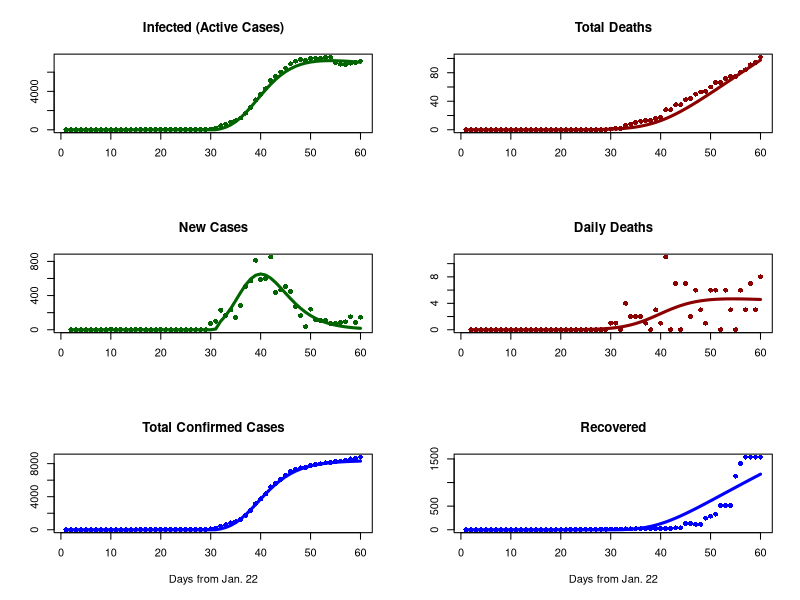
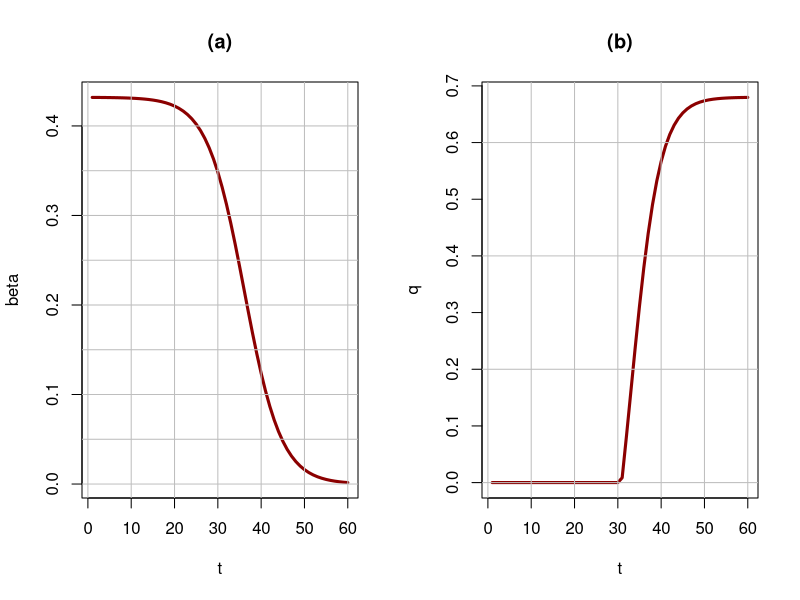

Generate these figures, in order, with R:
### Numerical solution of the SIRD model: Korea
### 24.III.2020 Correction: don't permit q<0

{#########  Solve the SIRD model for given parameter values
  dat <- read.table('CovidDat.csv', sep=",", header=TRUE, stringsAsFactors = 	FALSE)
  dur <- nrow(dat)
  
  ### Initial conditions and parameter valuse
  N <- 50000000  # total population = 50 mln (S. Korea)
  S0 <- N
  I0 <- 0.033
  D0 <- R0 <- 0
  beta0 <- 0.432
  theta <- 0.234
  gamma <- 0.0078
  delta <- 0.00044
  q1 <- -0.36
  q2 <- 0.68
  b_date <- 36.1
  q_date <- 33
  theta_q <- 0.3
  
  ### Calculate trajectory
  model <- data.frame(Time = 1:dur, S=S0, I=I0, R=R0, D=D0)
  pred <- data.frame(Time = 1:dur, I=NA, R=NA, D=NA, C=NA, delC=NA,delD=NA)
  
  for(t in 1:(dur-1)){
    beta <- beta0*(1-1/(1+exp(-theta*(t-b_date))))
    model$S[t+1] <- model$S[t] - beta*model$S[t]*model$I[t]/N
    model$I[t+1] <- model$I[t] + beta*model$S[t]*model$I[t]/N - (gamma+delta)*model$I[t]
    model$R[t+1] <- model$R[t] + gamma*model$I[t]
    model$D[t+1] <- model$D[t] + delta*model$I[t]
  }
  
  ### Data prediction
  pred <- data.frame(Time = 1:dur, I=NA, R=NA, D=NA, C=NA, delC=NA,delD=NA)
  for(t in 1:(dur)){
    q <- q1 + (q2-q1)/(1+exp(-theta_q*(t-q_date))); if(q<0){q=0}
    pred$I[t] <- q*model$I[t]
    pred$R[t] <- q*model$R[t]
    pred$D[t] <- 1*model$D[t]
  }
  pred$C <- pred$I + pred$R + pred$D
  pred$delC[2:dur] <- pred$C[2:dur] - pred$C[1:(dur-1)]
  pred$delD[2:dur] <- pred$D[2:dur] - pred$D[1:(dur-1)]
  
  ### Plot results and calculate the fit
  par(mfrow=c(3,2))
  plot(dat$Time,dat$I, type="p", pch=16, col="dark green", main="Infected (Active Cases)", xlab="",ylab="")
  lines(pred$Time, pred$I, lwd=3, col="dark green")
  plot(dat$Time,dat$D, type="p", pch=16, col="dark red", main="Total Deaths", xlab="",ylab="")
  lines(pred$Time, pred$D, lwd=3, col="dark red")
  plot(dat$Time,dat$delC, type="p", pch=16, col="dark green", main="New Cases", xlab="",ylab="")
  lines(pred$Time, pred$delC, lwd=3, col="dark green")
  plot(dat$Time,dat$delD, type="p", pch=16, col="dark red", main="Daily Deaths", xlab="",ylab="")
  lines(pred$Time, pred$delD, lwd=3, col="dark red")
  plot(dat$Time,dat$C, type="p", pch=16, col="blue", main="Total Confirmed Cases", xlab="Days from Jan. 22",ylab="")
  lines(pred$Time, pred$C, lwd=3, col="blue")
  plot(dat$Time,dat$R, type="p", pch=16, col="blue", main="Recovered", xlab="Days from Jan. 22",ylab="")
  lines(pred$Time, pred$R, lwd=3, col="blue")
  par(mfrow=c(1,1))
  
  predR2 <- data.frame(Var=c("I","D","delC","delD","C","R","Mean"), R2=NA)
  pred <- pred[2:dur,]
  dat <- dat[2:dur,]
  predR2$R2[1] <- 1 - sum((pred$I - dat$I)^2)/sum((dat$I - mean(dat$I))^2)
  predR2$R2[2] <- 1 - sum((pred$D - dat$D)^2)/sum((dat$D - mean(dat$D))^2)
  predR2$R2[3] <- 1 - sum((pred$delC - dat$delC)^2)/sum((dat$delC - mean(dat$delC))^2)
  predR2$R2[4] <- 1 - sum((pred$delD - dat$delD)^2)/sum((dat$delD - mean(dat$delD))^2)
  predR2$R2[5] <- 1 - sum((pred$C - dat$C)^2)/sum((dat$C - mean(dat$C))^2)
  predR2$R2[6] <- 1 - sum((pred$R - dat$R)^2)/sum((dat$R - mean(dat$R))^2)
  predR2$R2[7] <- mean(predR2$R2[1:6])
  print(predR2, digits=3)
}

{ ### Plot b(t) and q(t)
  par(mfrow=c(1,2))
  t <- 1:dur
  beta <- beta0*(1-1/(1+exp(-theta*(t-b_date))))
  plot(t,beta, type="l", lwd=3, col="dark red", main="(a)")
  abline(v=seq(0,60, by=10), h=seq(0,1,by=0.05), col="grey")
  
  q <- q1 + (q2-q1)/(1+exp(-theta_q*(t-q_date)))
  q[q < 0] <- 0
  plot(t,q, type="l", lwd=3, col="dark red", main="(b)")
  abline(v=seq(0,60, by=10), h=seq(0,1,by=0.2), col="grey")
  par(mfrow=c(1,1))
}

 
 